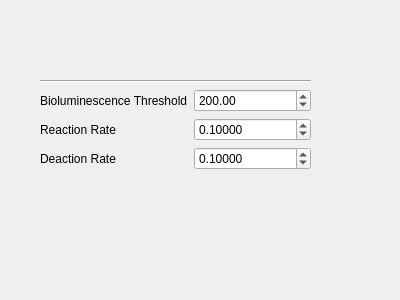
<?xml version="1.0" encoding="UTF-8"?>
<ui version="4.0">
 <class>AlgaePropertyWidget</class>
 <widget class="QWidget" name="AlgaePropertyWidget">
  <property name="geometry">
   <rect>
    <x>0</x>
    <y>0</y>
    <width>400</width>
    <height>300</height>
   </rect>
  </property>
  <property name="windowTitle">
   <string>Form</string>
  </property>
  <widget class="QWidget" name="layout" native="true">
   <property name="geometry">
    <rect>
     <x>40</x>
     <y>80</y>
     <width>271</width>
     <height>161</height>
    </rect>
   </property>
   <layout class="QGridLayout" name="gridLayout">
    <item row="2" column="0">
     <widget class="QLabel" name="reactionRateLabel">
      <property name="text">
       <string>Reaction Rate</string>
      </property>
     </widget>
    </item>
    <item row="1" column="1">
     <widget class="QDoubleSpinBox" name="bioThreshold">
      <property name="maximum">
       <double>1000.000000000000000</double>
      </property>
      <property name="value">
       <double>200.000000000000000</double>
      </property>
     </widget>
    </item>
    <item row="0" column="0" colspan="2">
     <widget class="Line" name="line">
      <property name="orientation">
       <enum>Qt::Horizontal</enum>
      </property>
     </widget>
    </item>
    <item row="1" column="0">
     <widget class="QLabel" name="bioThresholdLabel">
      <property name="text">
       <string>Bioluminescence Threshold</string>
      </property>
     </widget>
    </item>
    <item row="4" column="0">
     <spacer name="verticalSpacer">
      <property name="orientation">
       <enum>Qt::Vertical</enum>
      </property>
      <property name="sizeHint" stdset="0">
       <size>
        <width>20</width>
        <height>40</height>
       </size>
      </property>
     </spacer>
    </item>
    <item row="3" column="0">
     <widget class="QLabel" name="deactionRateLabel">
      <property name="text">
       <string>Deaction Rate</string>
      </property>
     </widget>
    </item>
    <item row="2" column="1">
     <widget class="QDoubleSpinBox" name="reactionRate">
      <property name="decimals">
       <number>5</number>
      </property>
      <property name="value">
       <double>0.100000000000000</double>
      </property>
     </widget>
    </item>
    <item row="3" column="1">
     <widget class="QDoubleSpinBox" name="deactionRate">
      <property name="decimals">
       <number>5</number>
      </property>
      <property name="value">
       <double>0.100000000000000</double>
      </property>
     </widget>
    </item>
   </layout>
  </widget>
 </widget>
 <resources/>
 <connections/>
</ui>
